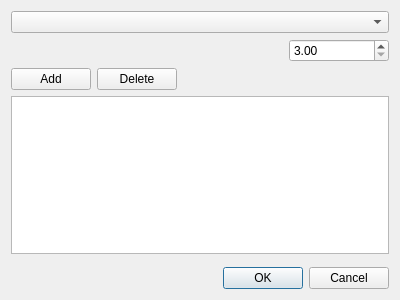
<?xml version="1.0" encoding="UTF-8"?>
<ui version="4.0">
 <class>DetailDoodadsWidget</class>
 <widget class="QDialog" name="DetailDoodadsWidget">
  <property name="geometry">
   <rect>
    <x>0</x>
    <y>0</y>
    <width>400</width>
    <height>300</height>
   </rect>
  </property>
  <property name="windowTitle">
   <string>Dialog</string>
  </property>
  <layout class="QVBoxLayout" name="verticalLayout">
   <item>
    <layout class="QGridLayout" name="gridLayout">
     <item row="2" column="0">
      <widget class="QPushButton" name="addButton">
       <property name="text">
        <string>Add</string>
       </property>
      </widget>
     </item>
     <item row="2" column="1">
      <widget class="QPushButton" name="deleteButton">
       <property name="text">
        <string>Delete</string>
       </property>
      </widget>
     </item>
     <item row="2" column="2">
      <spacer name="horizontalSpacer">
       <property name="orientation">
        <enum>Qt::Horizontal</enum>
       </property>
       <property name="sizeHint" stdset="0">
        <size>
         <width>40</width>
         <height>20</height>
        </size>
       </property>
      </spacer>
     </item>
     <item row="2" column="3">
      <spacer name="horizontalSpacer_2">
       <property name="orientation">
        <enum>Qt::Horizontal</enum>
       </property>
       <property name="sizeHint" stdset="0">
        <size>
         <width>40</width>
         <height>20</height>
        </size>
       </property>
      </spacer>
     </item>
     <item row="1" column="3">
      <widget class="QDoubleSpinBox" name="radiusBox">
       <property name="minimum">
        <double>3.000000000000000</double>
       </property>
       <property name="maximum">
        <double>533.990000000000009</double>
       </property>
      </widget>
     </item>
     <item row="3" column="0" colspan="4">
      <widget class="QListWidget" name="objectList"/>
     </item>
     <item row="0" column="0" colspan="4">
      <widget class="QComboBox" name="textureBox"/>
     </item>
    </layout>
   </item>
   <item>
    <spacer name="verticalSpacer">
     <property name="orientation">
      <enum>Qt::Vertical</enum>
     </property>
     <property name="sizeHint" stdset="0">
      <size>
       <width>20</width>
       <height>40</height>
      </size>
     </property>
    </spacer>
   </item>
   <item>
    <widget class="QDialogButtonBox" name="buttonBox">
     <property name="orientation">
      <enum>Qt::Horizontal</enum>
     </property>
     <property name="standardButtons">
      <set>QDialogButtonBox::Cancel|QDialogButtonBox::Ok</set>
     </property>
    </widget>
   </item>
  </layout>
 </widget>
 <resources/>
 <connections>
  <connection>
   <sender>buttonBox</sender>
   <signal>accepted()</signal>
   <receiver>DetailDoodadsWidget</receiver>
   <slot>accept()</slot>
   <hints>
    <hint type="sourcelabel">
     <x>248</x>
     <y>254</y>
    </hint>
    <hint type="destinationlabel">
     <x>157</x>
     <y>274</y>
    </hint>
   </hints>
  </connection>
  <connection>
   <sender>buttonBox</sender>
   <signal>rejected()</signal>
   <receiver>DetailDoodadsWidget</receiver>
   <slot>reject()</slot>
   <hints>
    <hint type="sourcelabel">
     <x>316</x>
     <y>260</y>
    </hint>
    <hint type="destinationlabel">
     <x>286</x>
     <y>274</y>
    </hint>
   </hints>
  </connection>
 </connections>
</ui>
